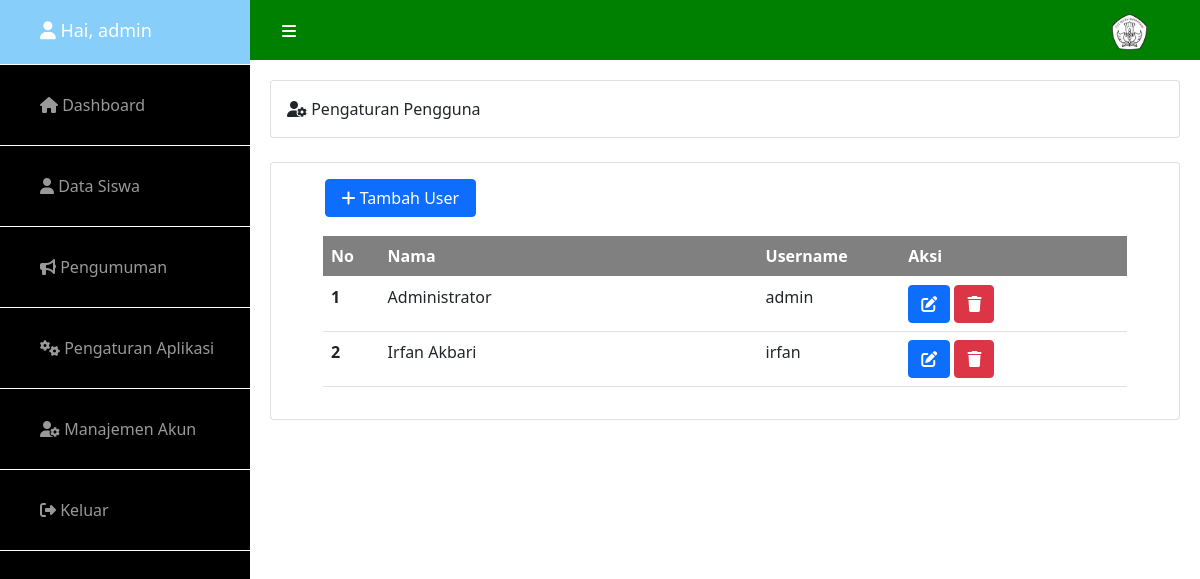
Page /admin/dashboard.php?hal=user (signed in) on the committed database.
### tables this page shows
CREATE TABLE `user` (
  `id` int(11) NOT NULL,
  `nama` varchar(25) NOT NULL,
  `username` varchar(35) NOT NULL,
  `password` varchar(255) NOT NULL
);

### admin/menu/user/user.php (the view, shortened to what this page needs)
<div class="card">
    <div class="card-body">
        <i class="fas fa-user-cog"></i> Pengaturan Pengguna
    </div>
</div>
<br>
<div class="card">
    <div class="card-body">
        <div class="container-fluid">
            <div class="row">
                <button class="btn btn-primary btn-rounded" style="width: 4cm; margin-left:1cm; margin-bottom:0.5cm" data-bs-toggle="modal" data-bs-target="#tambahUser">
                    <i class="fas fa-plus"></i> Tambah User
                </button>
                <div class="col-lg-12">
                    <section class="ftco-section">
                        <div class="container">
                            <div class="row">
                                <div class="col-md-12">
                                    <div class="table-wrap">
                                        <table class="table">
                                            <thead class="thead-primary" style="background: grey; color:white;">
                                                <tr>
                                                    <th>No</th>
                                                    <th style="width: 10cm;">Nama</th>
                                                    <th>Username</th>
                                                    <th style="width: 6cm;">Aksi</th>
                                                </tr>
                                            </thead>
                                            <tbody>
                                                <?php
                                                $query = mysqli_query($koneksi, "SELECT * FROM user ORDER BY id ASC");
                                                $no = 0;
                                                while ($data = mysqli_fetch_array($query)) {
                                                    $no++;
                                                ?>
                                                    <tr>
                                                        <th scope="row"><?= $no ?></th>
                                                        <td><?= $data['nama'] ?></td>
                                                        <td><?= $data['username'] ?></td>
                                                        <td class="aks">
                                                            <button class="btn btn-primary btn-rounded" data-bs-toggle="modal" data-bs-target="#exampleModal<?= $no ?>">
                                                                <i class="fas fa-edit"></i>
                                                            </button>
                                                            <button class="btn btn-danger btn-rounded" data-bs-toggle="modal" data-bs-target="#deleteModal<?= $no ?>">
                                                                <i class="fas fa-trash"></i>
                                                            </button>
                                                        </td>
                                                    </tr>
                                                <?php
                                                }
                                                ?>
                                            </tbody>
                                        </table>
                                    </div>
                                </div>
                            </div>
                        </div>
                    </section>
                </div>
            </div>
        </div>
    </div>
</div>

### admin/menu.php (shortened to what this page needs)
<?php
   $halaman = array("home","siswa","user","pengumuman","settings");
   if(isset($_GET['hal'])) $hal = $_GET['hal'];
   else $hal = "home";
   foreach($halaman as $h){
      if($hal == $h){
         include "menu/$h/$h.php";
         break;
      }
   }

### assets/css/admin.css (style rules this page uses)
.btn { text-transform: none !important; }

### rows in the picture
user: nama "Administrator", username "admin"
user: nama "Irfan Akbari", username "irfan"

### other values in the picture
$user "admin"
